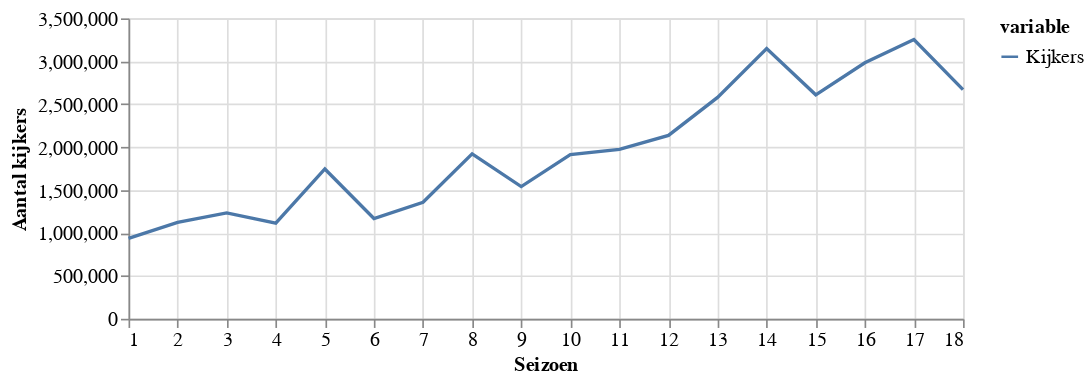

Write notebook code for a chart like this one.
### Markdown cell above
## Kijkcijfers

Even een opwarmertje, en voor AVRO/TROS belangrijk: hoe populair is het programma? In onderstaande grafiek zie je de kijkcijfers van de meest populaire aflevering, per seizoen. Begon het programma nog met 1 miljoen kijkers, inmiddels zitten we aan meer dan 3 miljoen. Dit lijkt momenteel ook het maximum te zijn.

### Code cell
#hide_input
temp = pd.DataFrame({'Kijkers': viewerlist})
temp.index = temp.index + 1
show_progress(temp, [1, 18], 'Seizoen', 'Aantal kijkers')

### Figure 1 — Vega-Lite specification as saved in the notebook (floating-point values rounded to 4 significant figures)
{"$schema": "https://vega.github.io/schema/vega-lite/v2.6.0.json", "config": {"axis": {"labelFontSize": 12, "titleFontSize": 12}, "legend": {"labelFontSize": 12, "titleFontSize": 12}, "view": {"height": 300, "width": 400}}, "data": {"name": "data-703bf4fa04c958bb2055f5ec81d3cf0b"}, "datasets": {"data-703bf4fa04c958bb2055f5ec81d3cf0b": [{"value": 936000, "variable": "Kijkers", "x": 1}, {"value": 1122000, "variable": "Kijkers", "x": 2}, {"value": 1233000, "variable": "Kijkers", "x": 3}, {"value": 1115000, "variable": "Kijkers", "x": 4}, {"value": 1745000, "variable": "Kijkers", "x": 5}, {"value": 1168000, "variable": "Kijkers", "x": 6}, {"value": 1358000, "variable": "Kijkers", "x": 7}, {"value": 1922000, "variable": "Kijkers", "x": 8}, {"value": 1540000, "variable": "Kijkers", "x": 9}, {"value": 1912000, "variable": "Kijkers", "x": 10}, {"value": 1973000, "variable": "Kijkers", "x": 11}, {"value": 2136000, "variable": "Kijkers", "x": 12}, {"value": 2579000, "variable": "Kijkers", "x": 13}, {"value": 3148000, "variable": "Kijkers", "x": 14}, {"value": 2609000, "variable": "Kijkers", "x": 15}, {"value": 2982000, "variable": "Kijkers", "x": 16}, {"value": 3254000, "variable": "Kijkers", "x": 17}, {"value": 2669000, "variable": "Kijkers", "x": 18}]}, "encoding": {"color": {"field": "variable", "type": "nominal"}, "x": {"axis": {"domain": true}, "field": "x", "scale": {"domain": [1, 18]}, "title": "Seizoen", "type": "quantitative"}, "y": {"field": "value", "title": "Aantal kijkers", "type": "quantitative"}}, "height": 180, "mark": "line", "width": 500}
